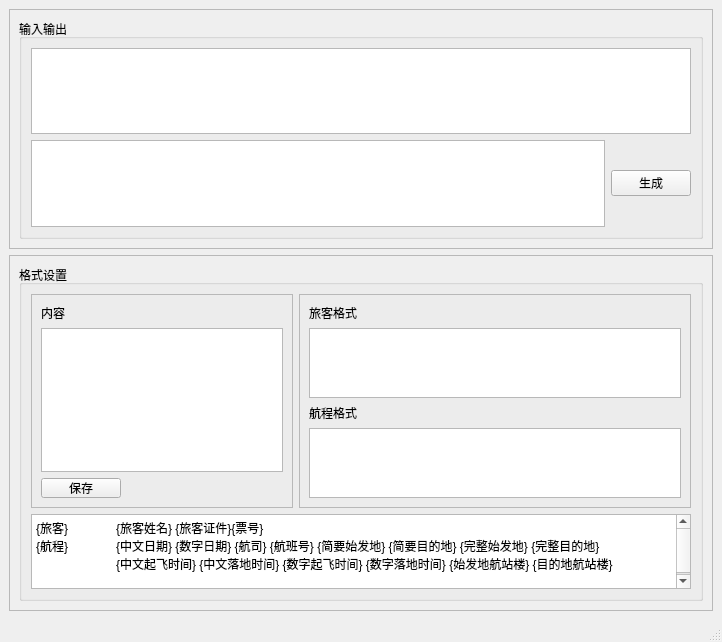
<?xml version="1.0" encoding="UTF-8"?>
<ui version="4.0">
 <class>MainWindow</class>
 <widget class="QMainWindow" name="MainWindow">
  <property name="geometry">
   <rect>
    <x>0</x>
    <y>0</y>
    <width>722</width>
    <height>642</height>
   </rect>
  </property>
  <property name="windowTitle">
   <string>MainWindow</string>
  </property>
  <widget class="QWidget" name="centralwidget">
   <layout class="QVBoxLayout" name="verticalLayout_13">
    <item>
     <widget class="QFrame" name="frame_4">
      <property name="sizePolicy">
       <sizepolicy hsizetype="Preferred" vsizetype="Preferred">
        <horstretch>0</horstretch>
        <verstretch>3</verstretch>
       </sizepolicy>
      </property>
      <property name="frameShape">
       <enum>QFrame::Shape::StyledPanel</enum>
      </property>
      <property name="frameShadow">
       <enum>QFrame::Shadow::Raised</enum>
      </property>
      <layout class="QVBoxLayout" name="verticalLayout_12">
       <item>
        <widget class="QGroupBox" name="groupBox_2">
         <property name="sizePolicy">
          <sizepolicy hsizetype="Preferred" vsizetype="Preferred">
           <horstretch>0</horstretch>
           <verstretch>3</verstretch>
          </sizepolicy>
         </property>
         <property name="title">
          <string>输入输出</string>
         </property>
         <layout class="QVBoxLayout" name="verticalLayout_5">
          <item>
           <widget class="QPlainTextEdit" name="txt_in">
            <property name="plainText">
             <string/>
            </property>
           </widget>
          </item>
          <item>
           <layout class="QHBoxLayout" name="horizontalLayout_2">
            <item>
             <widget class="QPlainTextEdit" name="txt_out">
              <property name="plainText">
               <string/>
              </property>
             </widget>
            </item>
            <item>
             <widget class="QPushButton" name="btn_gen">
              <property name="text">
               <string>生成</string>
              </property>
             </widget>
            </item>
           </layout>
          </item>
         </layout>
        </widget>
       </item>
      </layout>
     </widget>
    </item>
    <item>
     <widget class="QFrame" name="frame_3">
      <property name="sizePolicy">
       <sizepolicy hsizetype="Preferred" vsizetype="Preferred">
        <horstretch>0</horstretch>
        <verstretch>2</verstretch>
       </sizepolicy>
      </property>
      <property name="frameShape">
       <enum>QFrame::Shape::StyledPanel</enum>
      </property>
      <property name="frameShadow">
       <enum>QFrame::Shadow::Raised</enum>
      </property>
      <layout class="QVBoxLayout" name="verticalLayout_6">
       <item>
        <widget class="QGroupBox" name="groupBox">
         <property name="sizePolicy">
          <sizepolicy hsizetype="Preferred" vsizetype="Preferred">
           <horstretch>0</horstretch>
           <verstretch>1</verstretch>
          </sizepolicy>
         </property>
         <property name="title">
          <string>格式设置</string>
         </property>
         <layout class="QVBoxLayout" name="verticalLayout_11">
          <item>
           <layout class="QHBoxLayout" name="horizontalLayout">
            <item>
             <widget class="QFrame" name="frame_2">
              <property name="sizePolicy">
               <sizepolicy hsizetype="Preferred" vsizetype="Preferred">
                <horstretch>2</horstretch>
                <verstretch>0</verstretch>
               </sizepolicy>
              </property>
              <property name="frameShape">
               <enum>QFrame::Shape::StyledPanel</enum>
              </property>
              <property name="frameShadow">
               <enum>QFrame::Shadow::Raised</enum>
              </property>
              <layout class="QVBoxLayout" name="verticalLayout_10">
               <item>
                <layout class="QVBoxLayout" name="verticalLayout_8">
                 <item>
                  <layout class="QVBoxLayout" name="verticalLayout_3">
                   <item>
                    <widget class="QLabel" name="label">
                     <property name="text">
                      <string>内容</string>
                     </property>
                    </widget>
                   </item>
                   <item>
                    <widget class="QPlainTextEdit" name="txt_cont"/>
                   </item>
                  </layout>
                 </item>
                 <item>
                  <widget class="QPushButton" name="btn_sav">
                   <property name="sizePolicy">
                    <sizepolicy hsizetype="Fixed" vsizetype="Fixed">
                     <horstretch>0</horstretch>
                     <verstretch>0</verstretch>
                    </sizepolicy>
                   </property>
                   <property name="minimumSize">
                    <size>
                     <width>10</width>
                     <height>20</height>
                    </size>
                   </property>
                   <property name="text">
                    <string>保存</string>
                   </property>
                  </widget>
                 </item>
                 <item>
                  <layout class="QVBoxLayout" name="verticalLayout"/>
                 </item>
                </layout>
               </item>
              </layout>
             </widget>
            </item>
            <item>
             <widget class="QFrame" name="frame">
              <property name="sizePolicy">
               <sizepolicy hsizetype="Preferred" vsizetype="Preferred">
                <horstretch>3</horstretch>
                <verstretch>0</verstretch>
               </sizepolicy>
              </property>
              <property name="frameShape">
               <enum>QFrame::Shape::StyledPanel</enum>
              </property>
              <property name="frameShadow">
               <enum>QFrame::Shadow::Raised</enum>
              </property>
              <layout class="QVBoxLayout" name="verticalLayout_9">
               <item>
                <layout class="QVBoxLayout" name="verticalLayout_7">
                 <item>
                  <layout class="QVBoxLayout" name="verticalLayout_2">
                   <item>
                    <widget class="QLabel" name="label_3">
                     <property name="text">
                      <string>旅客格式</string>
                     </property>
                    </widget>
                   </item>
                   <item>
                    <widget class="QPlainTextEdit" name="txt_pass">
                     <property name="sizePolicy">
                      <sizepolicy hsizetype="Expanding" vsizetype="Expanding">
                       <horstretch>0</horstretch>
                       <verstretch>0</verstretch>
                      </sizepolicy>
                     </property>
                    </widget>
                   </item>
                  </layout>
                 </item>
                 <item>
                  <layout class="QVBoxLayout" name="verticalLayout_4">
                   <item>
                    <widget class="QLabel" name="label_4">
                     <property name="text">
                      <string>航程格式</string>
                     </property>
                    </widget>
                   </item>
                   <item>
                    <widget class="QPlainTextEdit" name="txt_flight">
                     <property name="sizePolicy">
                      <sizepolicy hsizetype="Expanding" vsizetype="Expanding">
                       <horstretch>0</horstretch>
                       <verstretch>0</verstretch>
                      </sizepolicy>
                     </property>
                    </widget>
                   </item>
                  </layout>
                 </item>
                </layout>
               </item>
              </layout>
             </widget>
            </item>
           </layout>
          </item>
          <item>
           <widget class="QTextBrowser" name="txt_ref">
            <property name="sizePolicy">
             <sizepolicy hsizetype="Expanding" vsizetype="Preferred">
              <horstretch>0</horstretch>
              <verstretch>1</verstretch>
             </sizepolicy>
            </property>
            <property name="minimumSize">
             <size>
              <width>0</width>
              <height>75</height>
             </size>
            </property>
            <property name="html">
             <string>&lt;!DOCTYPE HTML PUBLIC &quot;-//W3C//DTD HTML 4.0//EN&quot; &quot;http://www.w3.org/TR/REC-html40/strict.dtd&quot;&gt;
&lt;html&gt;&lt;head&gt;&lt;meta name=&quot;qrichtext&quot; content=&quot;1&quot; /&gt;&lt;meta charset=&quot;utf-8&quot; /&gt;&lt;style type=&quot;text/css&quot;&gt;
p, li { white-space: pre-wrap; }
hr { height: 1px; border-width: 0; }
li.unchecked::marker { content: &quot;\2610&quot;; }
li.checked::marker { content: &quot;\2612&quot;; }
&lt;/style&gt;&lt;/head&gt;&lt;body style=&quot; font-family:'Microsoft YaHei UI'; font-size:9pt; font-weight:400; font-style:normal;&quot;&gt;
&lt;p style=&quot; margin-top:0px; margin-bottom:0px; margin-left:0px; margin-right:0px; -qt-block-indent:0; text-indent:0px;&quot;&gt;{旅客} 	{旅客姓名} {旅客证件}{票号}&lt;/p&gt;
&lt;p style=&quot; margin-top:0px; margin-bottom:0px; margin-left:0px; margin-right:0px; -qt-block-indent:0; text-indent:0px;&quot;&gt;{航程} 	{中文日期} {数字日期} {航司} {航班号} {简要始发地} {简要目的地} {完整始发地} {完整目的地} &lt;/p&gt;
&lt;p style=&quot; margin-top:0px; margin-bottom:0px; margin-left:0px; margin-right:0px; -qt-block-indent:0; text-indent:0px;&quot;&gt;	{中文起飞时间} {中文落地时间} {数字起飞时间} {数字落地时间} {始发地航站楼} {目的地航站楼}&lt;/p&gt;
&lt;p style=&quot;-qt-paragraph-type:empty; margin-top:0px; margin-bottom:0px; margin-left:0px; margin-right:0px; -qt-block-indent:0; text-indent:0px;&quot;&gt;&lt;br /&gt;&lt;/p&gt;&lt;/body&gt;&lt;/html&gt;</string>
            </property>
           </widget>
          </item>
         </layout>
        </widget>
       </item>
      </layout>
     </widget>
    </item>
   </layout>
  </widget>
  <widget class="QMenuBar" name="menubar">
   <property name="geometry">
    <rect>
     <x>0</x>
     <y>0</y>
     <width>722</width>
     <height>22</height>
    </rect>
   </property>
  </widget>
  <widget class="QStatusBar" name="statusbar"/>
 </widget>
 <resources/>
 <connections/>
</ui>
